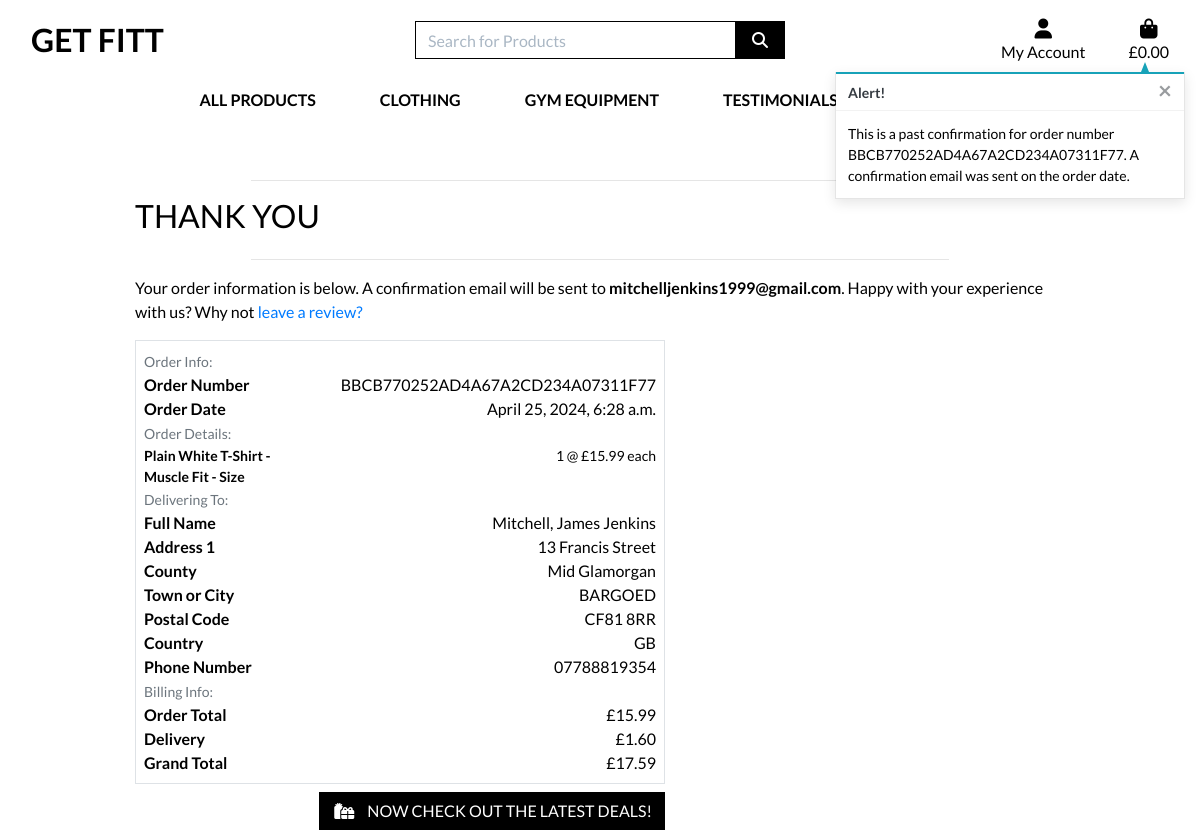
Page /profile/order_history/BBCB770252AD4A67A2CD234A07311F77 on the earlier database version.
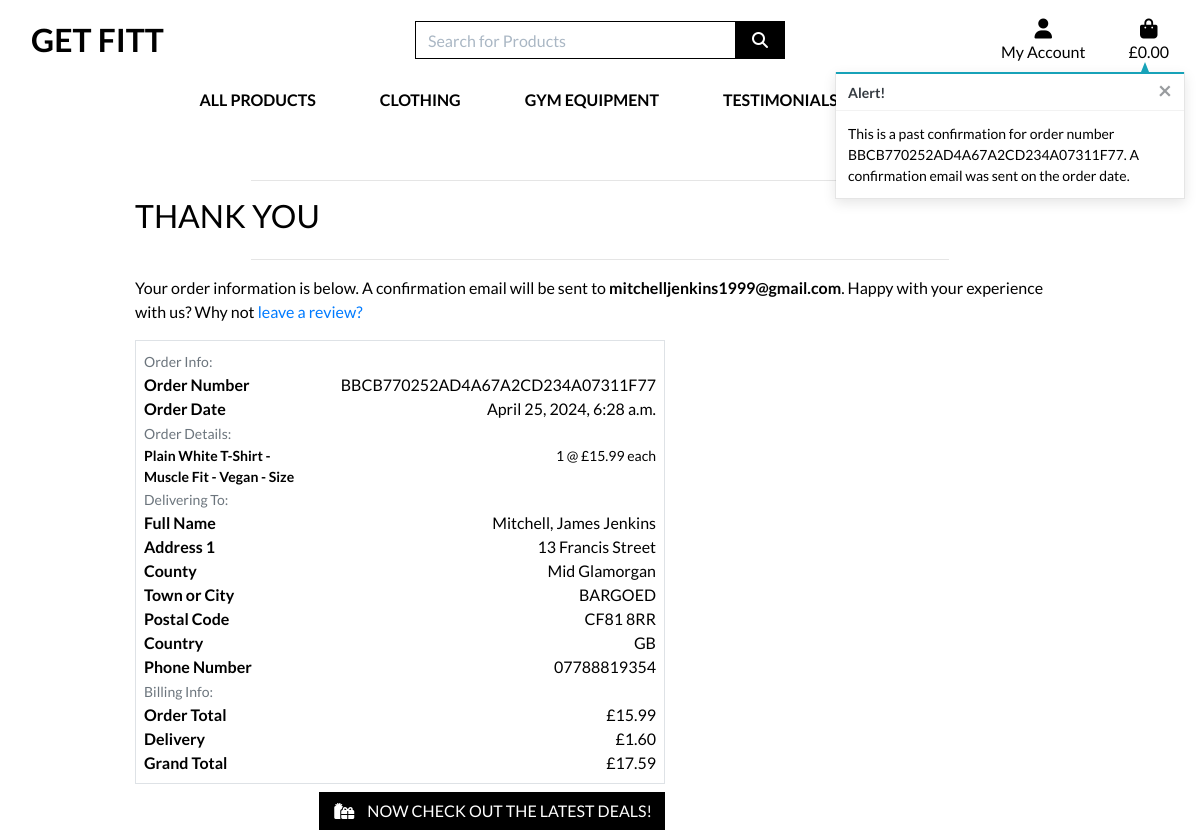
Same page on the later database version.
### checkout/models.py (models this page shows, shortened)
class OrderLineItem(models.Model):
    order = models.ForeignKey(Order, null=False, blank=False, on_delete=models.CASCADE, related_name='lineitems')
    product = models.ForeignKey(Product, null=False, blank=False, on_delete=models.CASCADE)
    product_size = models.CharField(max_length=2, null=True, blank=True) # XS, S, M, L, XL
    quantity = models.IntegerField(null=False, blank=False, default=0)
    lineitem_total = models.DecimalField(max_digits=6, decimal_places=2, null=False, blank=False, editable=False)

### products/models.py (models this page shows, shortened)
class Product(models.Model):
    category = models.ForeignKey('Category', null=True, blank=True, on_delete=models.SET_NULL)
    sku = models.CharField(max_length=254, null=True, blank=True)
    name = models.CharField(max_length=254)
    description = models.TextField()
    best_for = models.CharField(max_length=254, null=True, blank=True)
    material = models.CharField(max_length=254, null=True, blank=True)
    season = models.CharField(max_length=254, null=True, blank=True)
    is_vegan = models.BooleanField(default=False, null=True, blank=True)
    has_sizes = models.BooleanField(default=False, null=True, blank=True)
    price = models.DecimalField(max_digits=6, decimal_places=2)
    rating = models.DecimalField(max_digits=6, decimal_places=2, null=True, blank=True)
    image_url = models.URLField(max_length=1024, null=True, blank=True)
    image = models.ImageField(null=True, blank=True)

### profiles/views.py (the view)
# urls.py: path('order_history/<order_number>', views.order_history, name='order_history'),
def order_history(request, order_number):
    order = get_object_or_404(Order, order_number=order_number)
    messages.info(request, (
        f'This is a past confirmation for order number {order_number}. '
        'A confirmation email was sent on the order date.'
    ))
    template = 'checkout/checkout_success.html'
    context = {
        'order': order,
        'from_profile': True,
    }
    return render(request, template, context)

### bag/contexts.py (called while the page is built, shortened)
def bag_contents(request):
    bag_items = []
    total = 0
    product_count = 0
    bag = request.session.get('bag', {})
    if total < settings.FREE_DELIVERY_THRESHOLD:
        delivery = total * Decimal(settings.STANDARD_DELIVERY_PERCENTAGE / 100)
        free_delivery_delta = settings.FREE_DELIVERY_THRESHOLD - total
    else:
        delivery = 0
        free_delivery_delta = 0
    grand_total = delivery + total
    context = {
        'bag_items': bag_items,
        'total': total,
        'product_count': product_count,
        'delivery': delivery,
        'free_delivery_delta': free_delivery_delta,
        'free_delivery_threshold': settings.FREE_DELIVERY_THRESHOLD,
        'grand_total': grand_total,
    }
    return context

### checkout/templates/checkout/checkout_success.html (shortened to what the changed rows need)
{% extends "base.html" %}
{% load static %}
{% block extra_css %}
    <link rel="stylesheet" href="{% static 'checkout/css/checkout.css' %}">
{% endblock %}
{% block content %}
    <div class="container">
        <div class="row">
            <div class="col">
                <h2 class="logo-font mb-4">Thank You</h2>
            </div>
        </div>
        <div class="row">
            <div class="col-12 col-lg-7">
                <div class="order-confirmation-wrapper p-2 border">
                    {% for item in order.lineitems.all %}
                    <div class="row">
                        <div class="col-12 col-md-4">
                            <p class="small mb-0 text-black font-weight-bold">
                                {{ item.product.name }}{% if item.product_size %} - Size {{ item.product.size|upper }}{% endif %}
                            </p>
                        </div>
                        <div class="col-12 col-md-8 text-md-right">
                            <p class="small mb-0">{{ item.quantity }} @ £{{ item.product.price }} each</p>
                        </div>
                    </div>
                    {% endfor %}
                </div>
            </div>
        </div>
    </div>
{% endblock %}

Differences in the rows shown:
changed through a linked row, OrderLineItem: product.name "Plain White T-Shirt - Muscle Fit" → "Plain White T-Shirt - Muscle Fit - Vegan"
